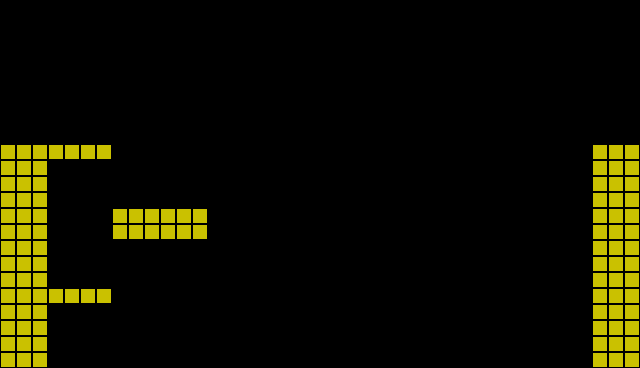

This is a level from a 2D game, rendered from its Tiled map with the project's own tilesets. A one-line summary and the complete map file follow:
An orthogonal 40x23 tile map with 16x16 px tiles, 1 tile layer (ground) and 5 objects.

<map version="1.10" tiledversion="1.11.2" orientation="orthogonal" renderorder="right-down" width="40" height="23" tilewidth="16" tileheight="16" infinite="0" nextlayerid="3" nextobjectid="6">
 <tileset firstgid="1" name="tile_amarelo" tilewidth="16" tileheight="16" tilecount="1" columns="1">
  <image source="tile_amarelo.png" width="16" height="16" />
 </tileset>
 <layer id="1" name="ground" width="40" height="23">
  <data encoding="csv">
0,0,0,0,0,0,0,0,0,0,0,0,0,0,0,0,0,0,0,0,0,0,0,0,0,0,0,0,0,0,0,0,0,0,0,0,0,0,0,0,
0,0,0,0,0,0,0,0,0,0,0,0,0,0,0,0,0,0,0,0,0,0,0,0,0,0,0,0,0,0,0,0,0,0,0,0,0,0,0,0,
0,0,0,0,0,0,0,0,0,0,0,0,0,0,0,0,0,0,0,0,0,0,0,0,0,0,0,0,0,0,0,0,0,0,0,0,0,0,0,0,
0,0,0,0,0,0,0,0,0,0,0,0,0,0,0,0,0,0,0,0,0,0,0,0,0,0,0,0,0,0,0,0,0,0,0,0,0,0,0,0,
0,0,0,0,0,0,0,0,0,0,0,0,0,0,0,0,0,0,0,0,0,0,0,0,0,0,0,0,0,0,0,0,0,0,0,0,0,0,0,0,
0,0,0,0,0,0,0,0,0,0,0,0,0,0,0,0,0,0,0,0,0,0,0,0,0,0,0,0,0,0,0,0,0,0,0,0,0,0,0,0,
0,0,0,0,0,0,0,0,0,0,0,0,0,0,0,0,0,0,0,0,0,0,0,0,0,0,0,0,0,0,0,0,0,0,0,0,0,0,0,0,
0,0,0,0,0,0,0,0,0,0,0,0,0,0,0,0,0,0,0,0,0,0,0,0,0,0,0,0,0,0,0,0,0,0,0,0,0,0,0,0,
0,0,0,0,0,0,0,0,0,0,0,0,0,0,0,0,0,0,0,0,0,0,0,0,0,0,0,0,0,0,0,0,0,0,0,0,0,0,0,0,
1,1,1,1,1,1,1,0,0,0,0,0,0,0,0,0,0,0,0,0,0,0,0,0,0,0,0,0,0,0,0,0,0,0,0,0,0,1,1,1,
1,1,1,0,0,0,0,0,0,0,0,0,0,0,0,0,0,0,0,0,0,0,0,0,0,0,0,0,0,0,0,0,0,0,0,0,0,1,1,1,
1,1,1,0,0,0,0,0,0,0,0,0,0,0,0,0,0,0,0,0,0,0,0,0,0,0,0,0,0,0,0,0,0,0,0,0,0,1,1,1,
1,1,1,0,0,0,0,0,0,0,0,0,0,0,0,0,0,0,0,0,0,0,0,0,0,0,0,0,0,0,0,0,0,0,0,0,0,1,1,1,
1,1,1,0,0,0,0,1,1,1,1,1,1,0,0,0,0,0,0,0,0,0,0,0,0,0,0,0,0,0,0,0,0,0,0,0,0,1,1,1,
1,1,1,0,0,0,0,1,1,1,1,1,1,0,0,0,0,0,0,0,0,0,0,0,0,0,0,0,0,0,0,0,0,0,0,0,0,1,1,1,
1,1,1,0,0,0,0,0,0,0,0,0,0,0,0,0,0,0,0,0,0,0,0,0,0,0,0,0,0,0,0,0,0,0,0,0,0,1,1,1,
1,1,1,0,0,0,0,0,0,0,0,0,0,0,0,0,0,0,0,0,0,0,0,0,0,0,0,0,0,0,0,0,0,0,0,0,0,1,1,1,
1,1,1,0,0,0,0,0,0,0,0,0,0,0,0,0,0,0,0,0,0,0,0,0,0,0,0,0,0,0,0,0,0,0,0,0,0,1,1,1,
1,1,1,1,1,1,1,0,0,0,0,0,0,0,0,0,0,0,0,0,0,0,0,0,0,0,0,0,0,0,0,0,0,0,0,0,0,1,1,1,
1,1,1,0,0,0,0,0,0,0,0,0,0,0,0,0,0,0,0,0,0,0,0,0,0,0,0,0,0,0,0,0,0,0,0,0,0,1,1,1,
1,1,1,0,0,0,0,0,0,0,0,0,0,0,0,0,0,0,0,0,0,0,0,0,0,0,0,0,0,0,0,0,0,0,0,0,0,1,1,1,
1,1,1,0,0,0,0,0,0,0,0,0,0,0,0,0,0,0,0,0,0,0,0,0,0,0,0,0,0,0,0,0,0,0,0,0,0,1,1,1,
1,1,1,0,0,0,0,0,0,0,0,0,0,0,0,0,0,0,0,0,0,0,0,0,0,0,0,0,0,0,0,0,0,0,0,0,0,1,1,1
</data>
 </layer>
 <objectgroup id="2" name="solid">
  <object id="1" x="0.5" y="143.5" width="46.5" height="223.5">
   <properties>
    <property name="collidable" type="bool" value="true" />
   </properties>
  </object>
  <object id="2" x="46.5" y="142.5" width="64.5" height="17.5">
   <properties>
    <property name="collidable" type="bool" value="true" />
   </properties>
  </object>
  <object id="3" x="112" y="207.455" width="96.1818" height="32.7273">
   <properties>
    <property name="collidable" type="bool" value="true" />
   </properties>
  </object>
  <object id="4" x="47.25" y="287.75" width="64.25" height="16.5">
   <properties>
    <property name="collidable" type="bool" value="true" />
   </properties>
  </object>
  <object id="5" x="592" y="143.667" width="47.3333" height="224">
   <properties>
    <property name="collidable" type="bool" value="true" />
   </properties>
  </object>
 </objectgroup>
</map>